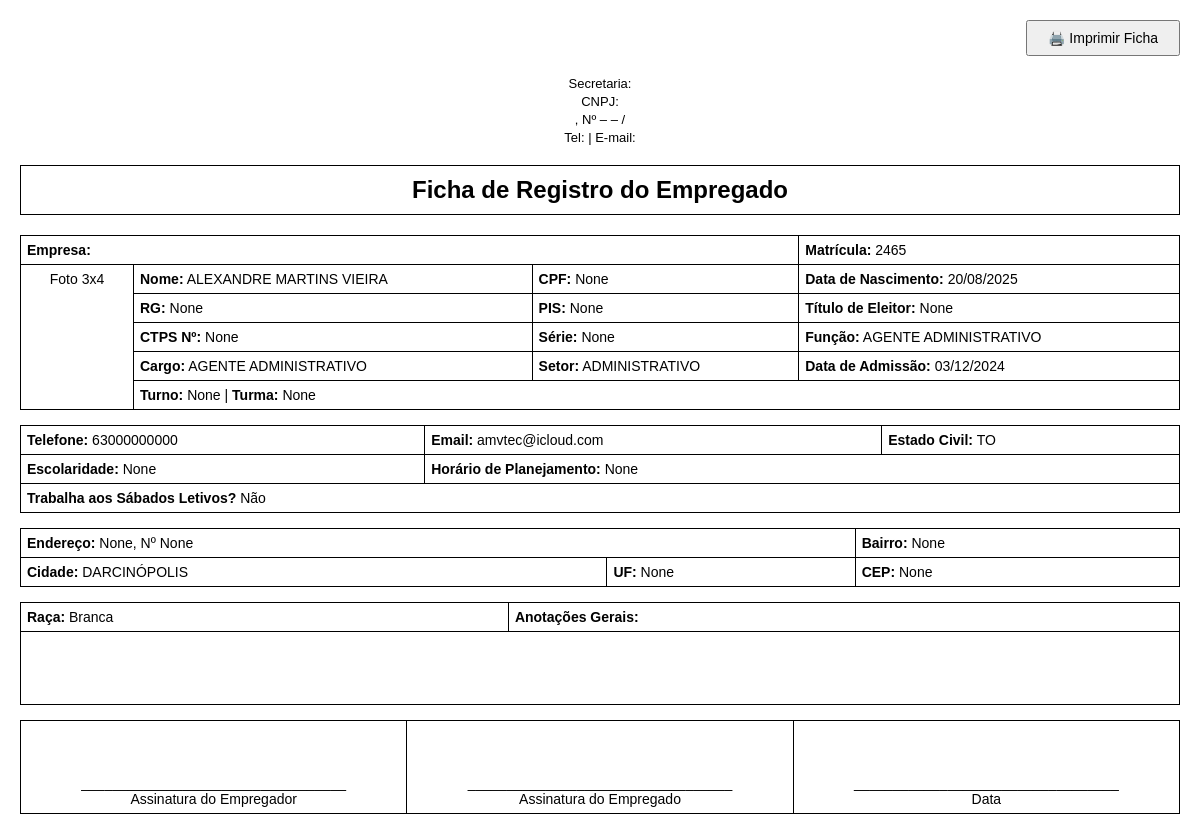
Before: /funcionario/1/ficha/ (signed in) with the older database file.
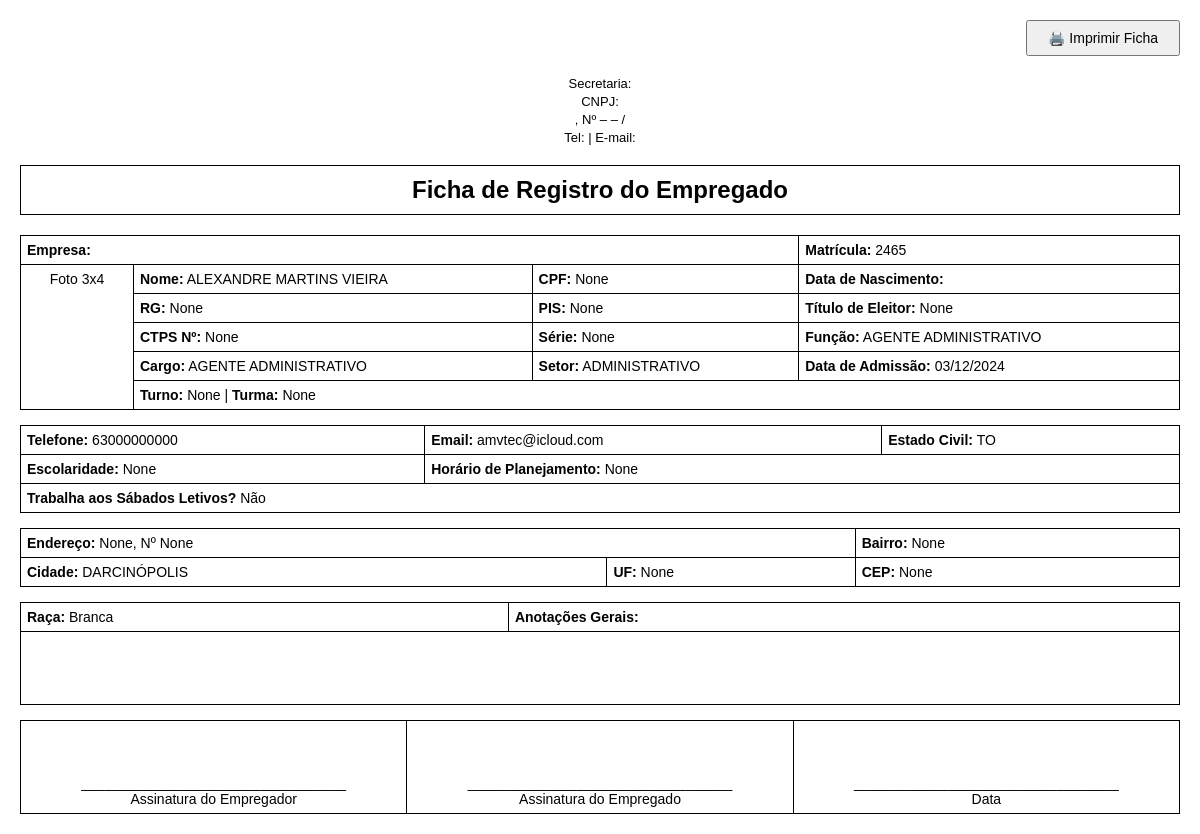
After: the same page with the newer database file.
### controle/models.py (models this page shows, shortened)
class Funcionario(models.Model):
    TURNO_CHOICES = [('Matutino','Matutino'), ('Vespertino','Vespertino'), ('Noturno','Noturno'), ('Integral','Integral')]
    SERIE_CHOICES = [
        ('1º ANO','1º ANO'), ('2º ANO','2º ANO'), ('3º ANO','3º ANO'), ('4º ANO','4º ANO'),
        ('5º ANO','5º ANO'), ('6º ANO','6º ANO'), ('7º ANO','7º ANO'), ('8º ANO','8º ANO'), ('9º ANO','9º ANO'),
    ]
    TURMA_CHOICES = [('A','Turma A'), ('B','Turma B'), ('C','Turma C'), ('D','Turma D'), ('E','Turma E'), ('F','Turma F'), ('G','Turma G')]
    TIPO_VINCULO_CHOICES = [('Efetivo','Efetivo'), ('Contratado','Contratado')]
    user = models.OneToOneField(
        settings.AUTH_USER_MODEL, on_delete=models.SET_NULL,
        related_name='funcionario', null=True, blank=True,
        help_text="Vínculo opcional com usuário do sistema."
    )
    nome = models.CharField(max_length=100)
    matricula = models.CharField(max_length=20, unique=True)
    cargo = models.CharField(max_length=50)
    funcao = models.CharField(max_length=50)
    setor = models.ForeignKey('controle.Setor', on_delete=models.CASCADE, db_index=True)
    data_admissao = models.DateField()
    data_nascimento = models.DateField(null=True, blank=True)
    cpf = models.CharField(max_length=14, unique=True, blank=True, null=True)
    rg = models.CharField(max_length=20, blank=True, null=True)
    pis = models.CharField(max_length=20, blank=True, null=True)
    titulo_eleitor = models.CharField(max_length=20, blank=True, null=True)
    ctps_numero = models.CharField(max_length=20, blank=True, null=True)
    ctps_serie = models.CharField(max_length=10, blank=True, null=True)
    telefone = models.CharField(max_length=20, blank=True, null=True)
    email = models.EmailField(blank=True, null=True)
    endereco = models.CharField(max_length=255, blank=True, null=True)
    numero = models.CharField(max_length=10, blank=True, null=True)
    bairro = models.CharField(max_length=100, blank=True, null=True)
    cidade = models.CharField(max_length=100, blank=True, null=True)
    uf = models.CharField(max_length=2, blank=True, null=True)
    cep = models.CharField(max_length=10, blank=True, null=True)
    estado_civil = models.CharField(max_length=20, blank=True, null=True)
    escolaridade = models.CharField(max_length=100, blank=True, null=True)
    tem_planejamento = models.BooleanField(default=False)
    horario_planejamento = models.CharField(max_length=50, blank=True, null=True)
    sabado_letivo = models.BooleanField(default=False)
    foto = models.ImageField(upload_to='fotos_funcionarios/', blank=True, null=True)
    turma = models.CharField(max_length=10, choices=TURMA_CHOICES, blank=True, null=True)
    turno = models.CharField(max_length=20, choices=TURNO_CHOICES, blank=True, null=True)
    serie = models.CharField(max_length=20, choices=SERIE_CHOICES, blank=True, null=True)
    tipo_vinculo = models.CharField(max_length=20, choices=TIPO_VINCULO_CHOICES, blank=True, null=True)
    fonte_pagadora = models.CharField(max_length=100, blank=True, null=True)
    inicio_ferias = models.DateField(blank=True, null=True)
    fim_ferias = models.DateField(blank=True, null=True)
    is_chefe_setor = models.BooleanField("Chefe do setor", default=False)
    chefe_setor_desde = models.DateField("Chefe desde", null=True, blank=True)
    class Meta:
        ordering = ("nome",)
        constraints = [
            models.UniqueConstraint(
                fields=["setor"],
                condition=Q(is_chefe_setor=True),
                name="uniq_chefe_por_setor",
            ),
        ]

class Setor(models.Model):
    nome = models.CharField(max_length=100)
    prefeitura = models.ForeignKey(
        Prefeitura, on_delete=models.PROTECT, related_name='setores', null=True, blank=True
    )
    secretaria = models.ForeignKey(
        Secretaria, on_delete=models.PROTECT, related_name='setores', null=True, blank=True
    )
    orgao = models.ForeignKey(
        Orgao, on_delete=models.PROTECT, related_name='setores', null=True, blank=True
    )
    chefe = models.ForeignKey(
        'Funcionario', on_delete=models.SET_NULL,
        null=True, blank=True, related_name='chefias_de_setor',
        help_text="Servidor que exerce a chefia deste setor."
    )
    class Meta:
        verbose_name = "Setor"
        verbose_name_plural = "Setores"
        ordering = ("nome",)
        constraints = [
            models.CheckConstraint(
                name="setor_exact_one_parent",
                check=(
                    (Q(prefeitura__isnull=False) & Q(secretaria__isnull=True) & Q(orgao__isnull=True)) |
                    (Q(prefeitura__isnull=True) & Q(secretaria__isnull=False) & Q(orgao__isnull=True)) |
                    (Q(prefeitura__isnull=True) & Q(secretaria__isnull=True) & Q(orgao__isnull=False))
                )
            ),
            models.UniqueConstraint(
                fields=['nome', 'prefeitura'],
                name='uniq_setor_nome_prefeitura',
                condition=Q(prefeitura__isnull=False),
            ),
            models.UniqueConstraint(
                fields=['nome', 'secretaria'],
                name='uniq_setor_nome_secretaria',
                condition=Q(secretaria__isnull=False),
            ),
            models.UniqueConstraint(
                fields=['nome', 'orgao'],
                name='uniq_setor_nome_orgao',
                condition=Q(orgao__isnull=False),
            ),
        ]

### controle/views.py (the view)
# urls.py: path("funcionario/<int:funcionario_id>/ficha/", ficha_funcionario, name="imprimir_ficha_funcionario"),
@login_required
def ficha_funcionario(request, funcionario_id):
    funcionario = get_object_or_404(Funcionario, id=funcionario_id)
    if not assert_can_access_funcionario(request.user, funcionario):
        return deny_and_redirect(request, "Sem permissão para visualizar esta ficha.")
    dias_semana = ['Segunda', 'Terça', 'Quarta', 'Quinta', 'Sexta', 'Sábado', 'Domingo']
    orgao = getattr(funcionario.setor, "orgao", None) if funcionario.setor_id else None
    return render(request, 'controle/ficha_funcionario.html', {
        'funcionario': funcionario,
        'dias_semana': dias_semana,
        'orgao': orgao,
        'escola': None,  # compat
    })

### controle/permissions.py (called while the page is built)
def _is_auth(user) -> bool:
    return bool(getattr(user, "is_authenticated", False))

def _user_is_admin(user) -> bool:
    return bool(_is_auth(user) and (getattr(user, "is_superuser", False) or getattr(user, "is_staff", False)))

def assert_can_access_funcionario(user, funcionario: Funcionario) -> bool:
    if _user_is_admin(user):
        return True
    return filter_funcionarios_by_scope(Funcionario.objects.filter(id=funcionario.id), user).exists()

### controle/templates/controle/ficha_funcionario.html (shortened to what this page needs)
<!DOCTYPE html>
<html lang="pt-br">
<head>
</head>
<body>
<div class="botoes">
    <button onclick="window.print()">🖨️ Imprimir Ficha</button>
</div>
<div class="cabecalho">
    <p>Secretaria: {{ escola.nome_secretaria }}</p>
    <p>CNPJ: {{ escola.cnpj }}</p>
    <p>{{ escola.endereco }}, Nº {{ escola.numero }} – {{ escola.bairro }} – {{ escola.cidade }}/{{ escola.uf }}</p>
    <p>Tel: {{ escola.telefone }} | E-mail: {{ escola.email }}</p>
</div>
<h2>Ficha de Registro do Empregado</h2>
<table>
    <tr>
        <td colspan="3"><strong>Empresa:</strong> {{ escola.nome_escola }}</td>
        <td><strong>Matrícula:</strong> {{ funcionario.matricula }}</td>
    </tr>
    <tr>
        <td rowspan="5" class="foto">
            {% if funcionario.foto %}
                <img src="{{ funcionario.foto.url }}" width="100%" height="130px">
            {% else %}
                Foto 3x4
            {% endif %}
        </td>
        <td><strong>Nome:</strong> {{ funcionario.nome }}</td>
        <td><strong>CPF:</strong> {{ funcionario.cpf }}</td>
        <td><strong>Data de Nascimento:</strong> {{ funcionario.data_nascimento|date:"d/m/Y" }}</td>
    </tr>
    <tr>
        <td><strong>RG:</strong> {{ funcionario.rg }}</td>
        <td><strong>PIS:</strong> {{ funcionario.pis }}</td>
        <td><strong>Título de Eleitor:</strong> {{ funcionario.titulo_eleitor }}</td>
    </tr>
    <tr>
        <td><strong>CTPS Nº:</strong> {{ funcionario.ctps_numero }}</td>
        <td><strong>Série:</strong> {{ funcionario.ctps_serie }}</td>
        <td><strong>Função:</strong> {{ funcionario.funcao }}</td>
    </tr>
    <tr>
        <td><strong>Cargo:</strong> {{ funcionario.cargo }}</td>
        <td><strong>Setor:</strong> {{ funcionario.setor.nome }}</td>
        <td><strong>Data de Admissão:</strong> {{ funcionario.data_admissao|date:"d/m/Y" }}</td>
    </tr>
    <tr>
        <td colspan="3"><strong>Turno:</strong> {{ funcionario.turno }} | <strong>Turma:</strong> {{ funcionario.turma }}</td>
    </tr>
</table>
<table>
    <tr>
        <td><strong>Telefone:</strong> {{ funcionario.telefone }}</td>
        <td><strong>Email:</strong> {{ funcionario.email }}</td>
        <td><strong>Estado Civil:</strong> {{ funcionario.estado_civil }}</td>
    </tr>
    <tr>
        <td><strong>Escolaridade:</strong> {{ funcionario.escolaridade }}</td>
        <td colspan="2"><strong>Horário de Planejamento:</strong> {{ funcionario.horario_planejamento }}</td>
    </tr>
    <tr>
        <td colspan="3"><strong>Trabalha aos Sábados Letivos?</strong>
            {% if funcionario.sabado_letivo %}Sim{% else %}Não{% endif %}
        </td>
    </tr>
</table>
<table>
    <tr>
        <td colspan="2"><strong>Endereço:</strong> {{ funcionario.endereco }}, Nº {{ funcionario.numero }}</td>
        <td><strong>Bairro:</strong> {{ funcionario.bairro }}</td>
    </tr>
    <tr>
        <td><strong>Cidade:</strong> {{ funcionario.cidade }}</td>
        <td><strong>UF:</strong> {{ funcionario.uf }}</td>
        <td><strong>CEP:</strong> {{ funcionario.cep }}</td>
    </tr>
</table>
<table>
    <tr>
        <td><strong>Raça:</strong> Branca</td>
        <td colspan="2"><strong>Anotações Gerais:</strong></td>
    </tr>
    <tr>
        <td colspan="3" style="height: 60px;"></td>
    </tr>
</table>
<table class="assinaturas">
    <tr>
        <td>__________________________________<br>Assinatura do Empregador</td>
        <td>__________________________________<br>Assinatura do Empregado</td>
        <td>__________________________________<br>Data</td>
    </tr>
</table>
</body>
</html>

### controle/templates/controle/ficha_funcionario.html (style rules this page uses)
body { font-family: Tahoma, sans-serif; margin: 20px; background: white; color: black; }
h2 { text-align: center; margin-bottom: 20px; border: 1px solid #000; padding: 10px; }
table { width: 100%; border-collapse: collapse; margin-bottom: 15px; font-size: 14px; }
td, th { border: 1px solid #000; padding: 6px; vertical-align: top; }
.foto { width: 100px; height: 130px; border: 1px solid #000; text-align: center; }
.botoes { text-align: right; margin-bottom: 20px; }
.botoes button { padding: 8px 20px; font-size: 14px; margin-left: 10px; }
.assinaturas td { height: 80px; text-align: center; vertical-align: bottom; }
.cabecalho { text-align: center; margin-bottom: 20px; }
.cabecalho p { margin: 3px 0; font-size: 13px; }

Changed rows visible on the page:
changed Funcionario "ALEXANDRE MARTINS VIEIRA": data_nascimento "20/08/2025" → (not shown)
